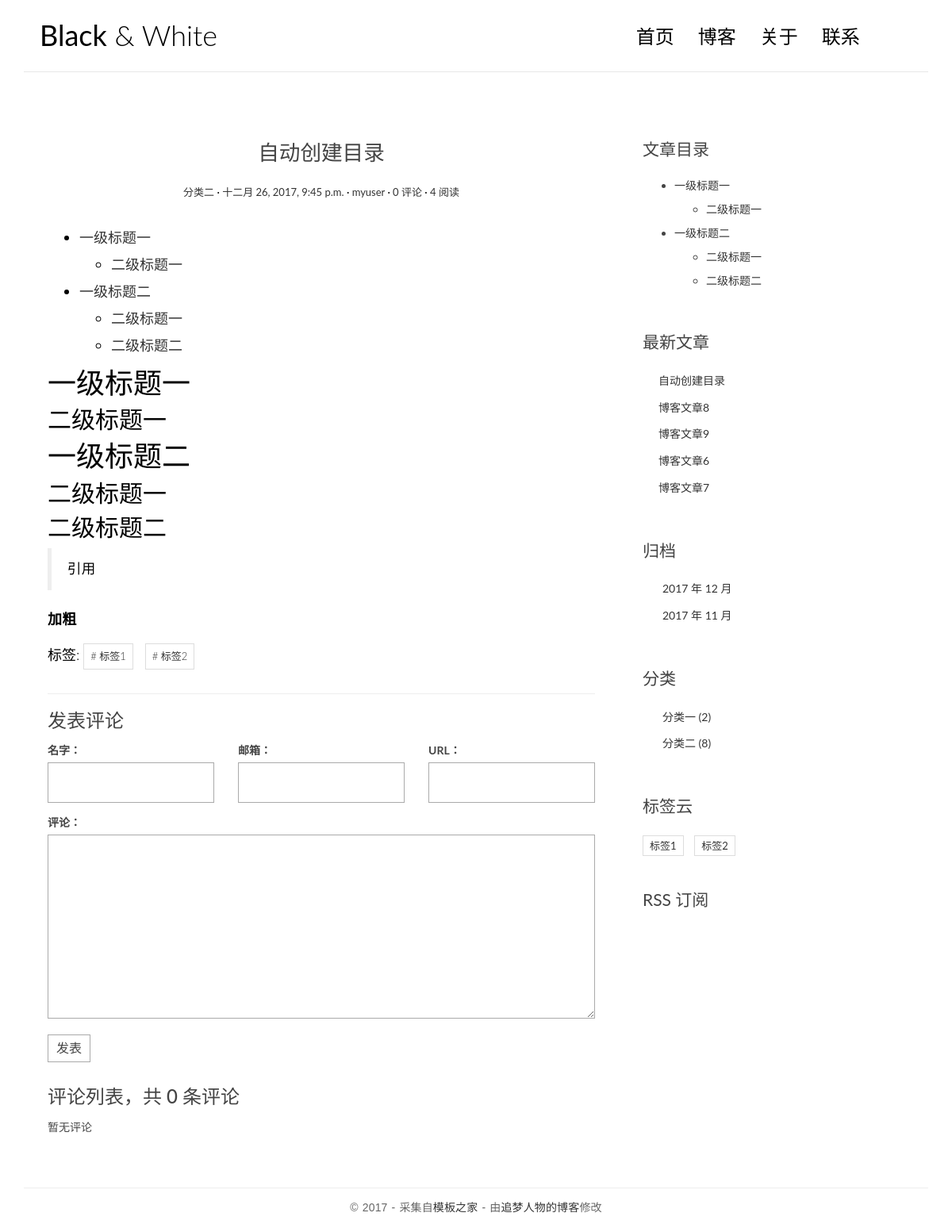
The page /post/10/ on the database its author committed.
### blog/models.py (models this page shows, shortened)
class Post(models.Model):
    title = models.CharField(max_length=70)
    body = models.TextField()
    create_time = models.DateTimeField()
    modified_time = models.DateTimeField()
    excerpt = models.CharField(max_length=200, blank=True)
    """
    分类：一篇文章只能对应一个分类，一个分类下课有多篇文章
    分类已经定义，用ForeignKey表示一对多的关系
    """
    category = models.ForeignKey(Category)
    """
    标签：一篇文章可以有多篇文章，一篇文章有多个标签
    ManyToManyField多对多的关联关系
    """
    tags = models.ManyToManyField(Tag, blank=True)
    """
    作者：User是从django.contrib.auth.models导入的
    django.contrib.auth是django的内置应用，专门用于处理网站用户的注册，登录等流程
    一篇文章只能有一个作者，一个作者可能会写多篇文章
    """
    author = models.ForeignKey(User)
    views = models.PositiveIntegerField(default=0)
    def get_absolute_url(self):
        return reverse('blog:detail', kwargs={'pk':self.pk})
    def increase_views(self):
        self.views += 1
        self.save(update_fields=['views'])
    def save(self, *args, **kwargs):
        if not self.excerpt:
            md = markdown.Markdown(extensions=[
                'markdown.extensions.extra',
                'markdown.extensions.codehilite',
                ])
            self.excerpt = strip_tags(md.convert(self.body))[:200]
        super(Post, self).save(*args, **kwargs)
    class Meta:
        ordering = ['-create_time']

class Category(models.Model):
    name = models.CharField(max_length=100)

class Tag(models.Model):
    name = models.CharField(max_length=100)

### blog/views.py (the view)
# urls.py: url(r'^post/(?P<pk>[0-9]+)/$', views.PostDetailView.as_view(), name='detail'),
class PostDetailView(DetailView):
    model = Post
    template_name = 'blog/detail.html'
    context_object_name = 'post'
    def get(self, request, *args, **kwargs):
        response = super(PostDetailView, self).get(request, *args, **kwargs)
        self.object.increase_views()
        return response
    def get_object(self, queryset=None):
        post = super(PostDetailView, self).get_object(queryset=None)
        md = markdown.Markdown(extensions=[
                                        'markdown.extensions.extra',
                                        'markdown.extensions.codehilite',
                                        'markdown.extensions.toc',
                                        TocExtension(slugify=slugify),
                                        ])
        post.body = md.convert(post.body)
        post.toc = md.toc
        return post
    def get_context_data(self,**kwargs):
        context = super(PostDetailView, self).get_context_data(**kwargs)
        form = CommentForm()
        comment_list = self.object.comment_set.all()
        context.update({
            'form':form,
            'comment_list':comment_list
            })
        return context

### comments/forms.py
class CommentForm(forms.ModelForm):
    class Meta:
        model = Comment
        fields = ['name', 'email', 'url', 'text']

### blog/templatetags/blog_tags.py (called while the page is built)
@register.simple_tag
def get_recent_posts(num=5):
    return Post.objects.all().order_by('-create_time')[:num]

@register.simple_tag
def archives():
    return Post.objects.dates('create_time', 'month', order='DESC')

@register.simple_tag
def get_categories():
    return Category.objects.annotate(num_posts=Count('post')).filter(num_posts__gt=0)

@register.simple_tag
def get_tags():
    return Tag.objects.annotate(num_posts=Count('post')).filter(num_posts__gt=0)

### templates/blog/detail.html (shortened to what this page needs)
{% extends 'base.html' %}
	{% block main %}
	<article class="post post-{{ post.pk }}">
                    <header class="entry-header">
			    <h1 class="entry-title">{{ post.title }}</h1>
                        <div class="entry-meta">
				<span class="post-category"><a href="#">{{ post.category.name }}</a></span>
                            <span class="post-date"><a href="#"><time class="entry-date"
								      datetime="{{ post.create_time }}">{{ post.create_time }}</time></a></span>
			    <span class="post-author"><a href="#">{{ post.author }}</a></span>
			    <span class="comments-link"><a href="#">{{ post.comment_set.count }} 评论</a></span>
			    <span class="views-count"><a href="{{ post.get_absolute_url }}">{{ post.views }} 阅读</a></span>
                        </div>
                    </header>
                    <div class="entry-content clearfix">
			    {{ post.body|safe }}
			    <div class="widget-tag-cloud">
				    <ul>
					    标签:
					    {% for tag in post.tags.all %}
					    	<li><a href="{% url 'blog:tag' tag.pk %}"># {{tag.name }}</a></li>
					    {% endfor %}
				    </ul>
			    </div>
                    </div>
                </article>
                <section class="comment-area" id="comment-area">
                    <hr>
                    <h3>发表评论</h3>
		    <form action="{% url 'comments:post_comment' post.pk %}" method="post" class="comment-form">
                        <div class="row">
                            <div class="col-md-4">
				<label for="{{ form.name.id_for_label }}">名字：</label>
				{{ form.name }}
                            </div>
                            <div class="col-md-4">
				<label for="{{ form.email.id_for_label }}">邮箱：</label>
				{{ form.email }}
                            </div>
                            <div class="col-md-4">
				<label for="{{ form.url.id_for_label }}">URL：</label>
				{{ form.url }}
                            </div>
                            <div class="col-md-12">
				<label for="{{ form.text.id_for_label }}">评论：</label>
				{{ form.text }}
                                <button type="submit" class="comment-btn">发表</button>
                            </div>
                        </div>
                    </form>
                    <div class="comment-list-panel">
			    <h3>评论列表，共 <span>{{ post.comment_set.count }}</span> 条评论</h3>
                        <ul class="comment-list list-unstyled">
			    {% for comment in comment_list %}
                            <li class="comment-item">
				    <span class="nickname">{{ comment.name }}</span>
				    <time class="submit-date"> {{ comment.create_time }}</time>
                                <div class="text">
				    {{ comment.text }}
                                </div>
                            </li>
			    {% empty %}
			    暂无评论
			    {% endfor %}
                        </ul>
                    </div>
                </section>
	{% endblock main %}
	{% block toc %}
                <div class="widget widget-content">
                    <h3 class="widget-title">文章目录</h3>
		    {{ post.toc|safe }}
                </div>
	{% endblock toc %}

### templates/base.html (shortened to what this page needs)
{% load staticfiles %}
{% load blog_tags %}
<!DOCTYPE html>
<html>
<head>
    <link rel="stylesheet" href="http://code.ionicframework.com/ionicons/2.0.1/css/ionicons.min.css">
    <link rel="stylesheet" href="{% static 'blog/css/bootstrap.min.css' %}">
    <link rel="stylesheet" href="{% static 'blog/css/pace.css' %}">
    <link rel="stylesheet" href="{% static 'blog/css/custom.css' %}">
    <link rel="stylesheet" href="{% static 'blog/css/highlights/github.css' %}">
</head>
<body>
<div class="container">
    <header id="site-header">
        <div class="row">
            <div class="col-md-4 col-sm-5 col-xs-8">
                <div class="logo">
                    <h1><a href="{% url 'blog:index' %}"><b>Black</b> &amp; White</a></h1>
                </div>
            </div>
            <div class="col-md-8 col-sm-7 col-xs-4">
                <nav class="main-nav" role="navigation">
                    <div class="collapse navbar-collapse" id="bs-example-navbar-collapse-1">
                        <ul class="nav navbar-nav navbar-right">
                            <li class="cl-effect-11"><a href="{% url 'blog:index' %}" data-hover="首页">首页</a></li>
                            <li class="cl-effect-11"><a href="#" data-hover="博客">博客</a></li>
                            <li class="cl-effect-11"><a href="#" data-hover="关于">关于</a></li>
                            <li class="cl-effect-11"><a href="#" data-hover="联系">联系</a></li>
                        </ul>
                    </div>
                </nav>
            </div>
        </div>
    </header>
</div>
<div class="content-body">
    <div class="container">
        <div class="row">
            <main class="col-md-8">
                {% block main %}
                {% endblock main %}
            </main>
            <aside class="col-md-4">
                {% block toc %}
                {% endblock toc %}
                <div class="widget widget-recent-posts">
                    <h3 class="widget-title">最新文章</h3>
                    {% get_recent_posts as recent_post_list %}
                    <ul>
                        {% for post in recent_post_list %}
                            <li>
                                <a href="{{ post.get_absolute_url }}">{{ post.title }}</a>
                            </li>
                        {% empty %}
                            暂无文章！
                        {% endfor %}
                    </ul>
                </div>
                <div class="widget widget-archives">
                    <h3 class="widget-title">归档</h3>
                    {% archives as date_list %}
                    <ul>
                        {% for date in date_list %}
                            <li>
                                <a href="{% url 'blog:archives' date.year date.month %}">{{ date.year }}
                                    年 {{ date.month }} 月</a>
                            </li>
                        {% empty %}
                            暂无归档！
                        {% endfor %}
                    </ul>
                </div>
                <div class="widget widget-category">
                    <h3 class="widget-title">分类</h3>
                    {% get_categories as category_list %}
                    <ul>
                        {% for category in category_list %}
                            <li>
                                <a href="{% url 'blog:category' category.pk %}">{{ category.name }} <span
                                        class="post-count">({{ category.num_posts }})</span></a>
                            </li>
                        {% empty %}
                            暂无分类！
                        {% endfor %}
                    </ul>
                </div>
                <div class="widget widget-tag-cloud">
                    <h3 class="widget-title">标签云</h3>
                    {% get_tags as tag_list %}
                    <ul>
                        {% for tag in tag_list %}
                            <li>
                                <a href="{% url 'blog:tag' tag.pk %}">{{ tag.name }}</a>
                            </li>
                        {% empty %}
                            暂无标签！
                        {% endfor %}
                    </ul>
                </div>
                <div class="rss">
                    <a href="{% url 'rss' %}"> RSS 订阅</a>
                </div>
            </aside>
        </div>
    </div>
</div>
<footer id="site-footer">
    <div class="container">
        <div class="row">
            <div class="col-md-12">
                <p class="copyright">&copy 2017 - 采集自<a href="http://www.cssmoban.com/"
                                                        target="_blank" title="模板之家">模板之家</a>
                    - 由<a href="http://zmrenwu.com/" title="网页模板" target="_blank">追梦人物的博客</a>修改
                </p>
            </div>
        </div>
    </div>
</footer>
</body>
</html>

### blog/static/blog/css/custom.css (style rules this page uses)
* { outline: none; }
h1, h2, h3, h4, h5, h6 { margin-top: 0; }
b { font-weight: 400; }
a { color: #333; }
body { color: #444; font-family: 'Lato', sans-serif; }
p { font-family: 'Ubuntu', sans-serif; font-weight: 400; word-spacing: 1px; letter-spacing: 0.01em; }
#site-header { background-color: #FFF; padding: 25px 20px; margin-bottom: 40px; border-bottom: 1px solid #e7e7e7; }
.logo h1 a { color: #000; }
.logo h1 { margin: 0; font-family: 'Lato', sans-serif; font-weight: 300; }
.main-nav { margin-top: 11px; max-width: 95%; }
.main-nav a { color: #000000 !important; padding: 0 0 5px 0 !important; margin-right: 30px; font-family: 'Lato', sans-serif; font-weight: 300; font-size: 24px; }
.cl-effect-11 a { padding: 10px 0; color: #0972b4; text-shadow: none; }
.cl-effect-11 a::before { position: absolute; top: 0; left: 0; overflow: hidden; padding: 0 0 5px 0 !important; max-width: 0; border-bottom: 1px solid #000; color: #000; content: attr(data-hover); white-space: nowrap; -webkit-transition: max-width 0.5s; -moz-transition: max-width 0.5s; transition: max-width 0.5s; }
.content-body { padding-bottom: 4em; }
.post { background: #fff; padding: 30px 30px 0; }
.entry-title { text-align: center; font-size: 1.9em; margin-bottom: 20px; line-height: 1.6; padding: 10px 20px 0; }
.entry-meta { text-align: center; color: #DDDDDD; font-size: 13px; margin-bottom: 30px; }
.entry-content { font-size: 18px; line-height: 1.9; font-weight: 300; color: #000; }
.post-category::after, .post-date::after, .post-author::after, .comments-link::after { content: ' ·'; color: #000; }
.widget { background: #fff; padding: 30px 0 0; }
.widget-title { font-size: 1.5em; margin-bottom: 20px; line-height: 1.6; padding: 10px 0 0; font-weight: 400; }
.widget-recent-posts ul { padding: 0; margin: 0; padding-left: 20px; }
.widget-recent-posts ul li { list-style-type: none; position: relative; line-height: 170%; margin-bottom: 10px; }
.widget-recent-posts ul li::before { content: '\f3d3'; font-family: "Ionicons"; position: absolute; left: -17px; top: 3px; font-size: 16px; color: #000; }
.widget-archives ul { padding: 0; margin: 0; padding-left: 25px; }
.widget-archives ul li { list-style-type: none; position: relative; line-height: 170%; margin-bottom: 10px; }
.widget-archives ul li::before { content: '\f3f3'; font-family: "Ionicons"; position: absolute; left: -25px; top: 1px; font-size: 16px; color: #000; }
.widget-category ul { padding: 0; margin: 0; padding-left: 25px; }
.widget-category ul li { list-style-type: none; position: relative; line-height: 170%; margin-bottom: 10px; }
.widget-category ul li::before { content: '\f3fe'; font-family: "Ionicons"; position: absolute; left: -25px; top: 1px; font-size: 18px; color: #000; }
.widget-tag-cloud ul { padding: 0; margin: 0; margin-right: -10px; }
.widget-tag-cloud ul li { list-style-type: none; font-size: 13px; display: inline-block; margin-right: 10px; margin-bottom: 10px; padding: 3px 8px; border: 1px solid #ddd; }
.widget-content ul ul { margin-top: 10px; }
.widget-content ul li { margin-bottom: 10px; }
.rss { font-size: 21px; margin-top: 30px; }
.rss a { color: #444; }
#site-footer { padding-top: 10px; padding: 0 0 1.5em 0; }
.copyright { text-align: center; padding-top: 1em; margin: 0; border-top: 1px solid #eee; color: #666; }
.contact-form input, .comment-form input { border: 1px solid #aaa; margin-bottom: 15px; width: 100%; padding: 15px 15px; font-size: 16px; line-height: 100%; transition: 0.4s border-color linear; }
.contact-form textarea, .comment-form textarea { border: 1px solid #aaa; margin-bottom: 15px; width: 100%; padding: 15px 15px; font-size: 16px; line-height: 20px !important; min-height: 183px; transition: 0.4s border-color linear; }
.comment-area { padding: 0 30px 0; }
.comment-form { margin-top: 15px; }
.comment-form .comment-btn { background-color: #fff; border: 1px solid #aaa; font-size: 16px; padding: 5px 10px; }
.comment-list-panel { margin-top: 30px; }
.comment-list { margin-top: 15px; }

### rows shown on the page
Post: title "自动创建目录", category.name "分类二", create_time "十二月 26, 2017, 9:45 p.m.", author "myuser", comment_set.count "0", views "4", body "一级标题一 二级标题一 一级标题二 二级标题一 二级标题二 一级标题一 二级标题一 一级标题二 二级标题一 二级标题二 引用 加粗", toc "一级标题一 二级标题一 一级标题二 二级标题一 二级标题二"
Tag: name "标签1"
Tag: name "标签2"
Post: title "博客文章8"
Post: title "博客文章9"
Post: title "博客文章6"
Post: title "博客文章7"
Category: name "分类一", num_posts "2"
Category: name "分类二", num_posts "8"

### other values the page prints
{{ date.year }} "2017" "2017"
{{ date.month }} "12" "11"
